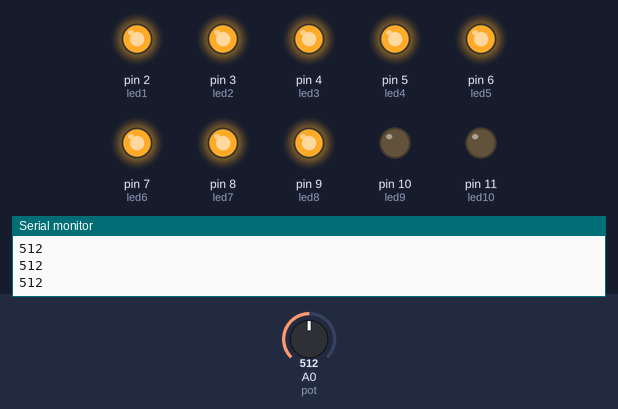
The sketch below on a simulated Arduino Uno, built with avr-gcc and run on an emulated ATmega328P. On the bench: output pins drawn as LEDs (lit = HIGH), the last lines printed to the serial monitor. The test bench sets the inputs (shaded band); at power-on: A0 (pot) = 512.

Above: at 1.2 s.
1.3 s: A0 (pot) set to 716
At 2.1 s:
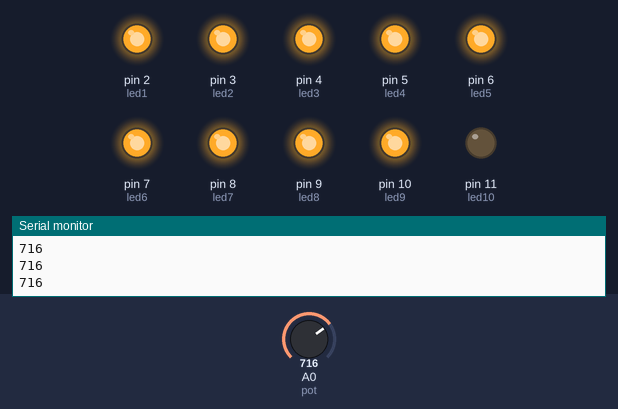
2.9 s: A0 (pot) set to 910
At 3.4 s:
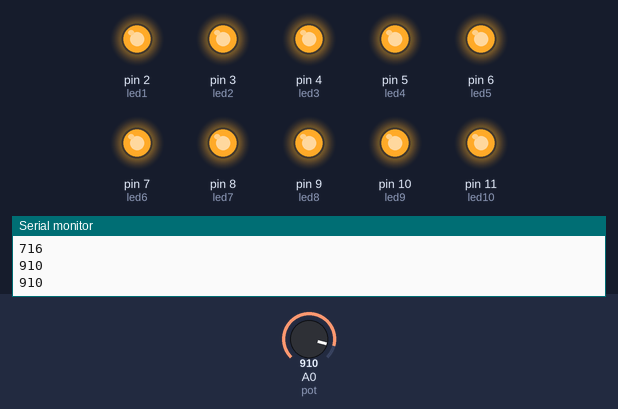
4.5 s: A0 (pot) set to 306
At 5.8 s:
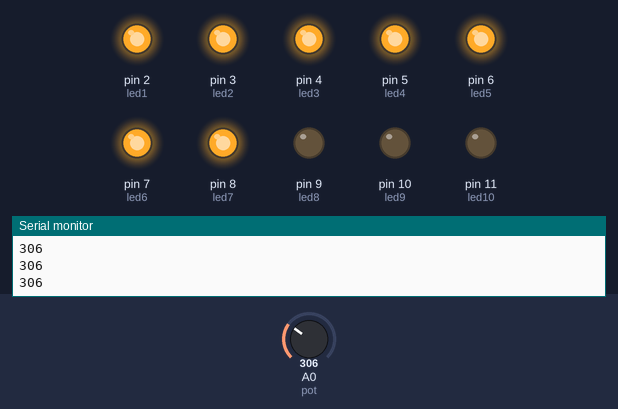
6.1 s: A0 (pot) set to 240
At 7.2 s:
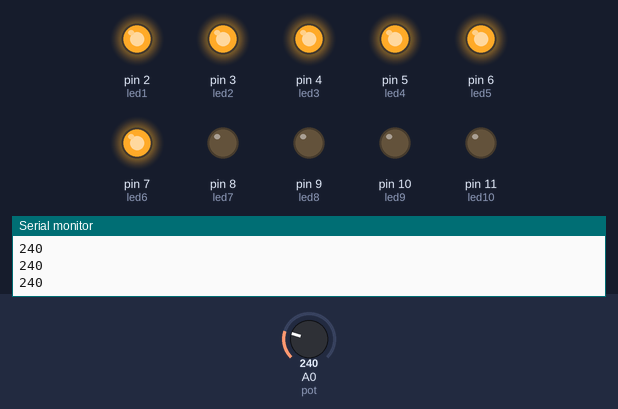
7.7 s: A0 (pot) set to 165
At 8.6 s:
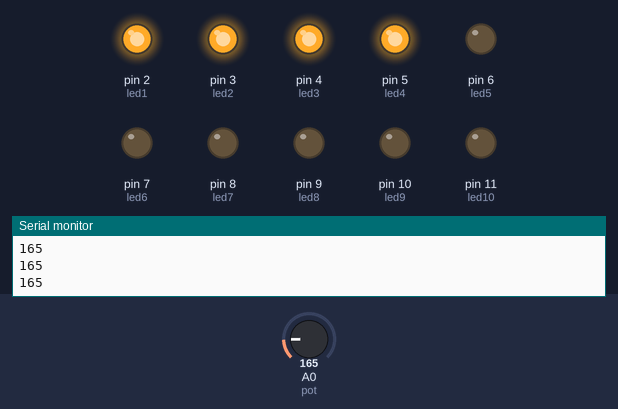
9.3 s: A0 (pot) set to 260
At 9.9 s:
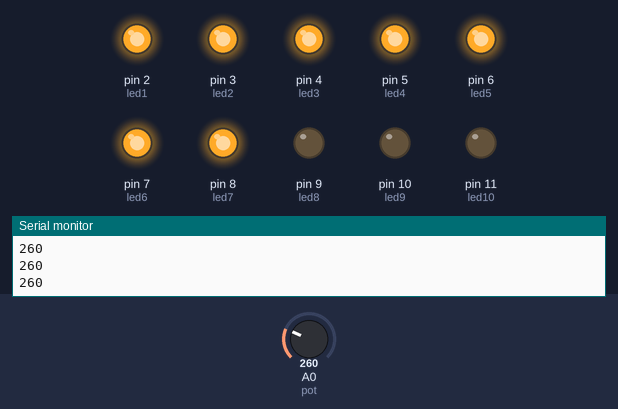
Timing chart, 0 to 11.9 s (numbered marks = the images above; inputs shaded):
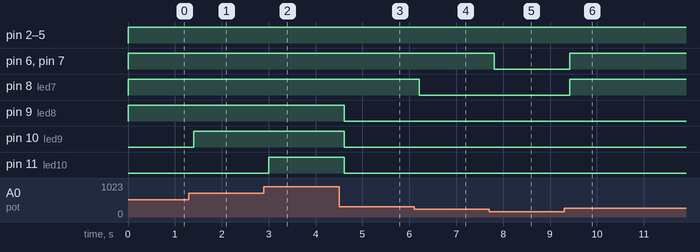

The sketch:

codigo.ino
```cpp
const int led1 = 2;
const int led2 = 3;
const int led3 = 4;
const int led4 = 5;
const int led5 = 6;
const int led6 = 7;
const int led7 = 8;
const int led8 = 9;
const int led9 = 10;
const int led10 = 11;

const int pot = 0;

int var = 0;

 void setup()
 {
  pinMode(led1, OUTPUT);
  pinMode(led2, OUTPUT);
  pinMode(led3, OUTPUT);
  pinMode(led4, OUTPUT);
  pinMode(led5, OUTPUT);
  pinMode(led6, OUTPUT);
  pinMode(led7, OUTPUT);
  pinMode(led8, OUTPUT);
  pinMode(led9, OUTPUT);
  pinMode(led10, OUTPUT);

  Serial.begin(9600);
 }

 void loop()
 {
  var = analogRead(pot);
  Serial.println(var);

  if(var > 15){
    digitalWrite(led1, HIGH);
  }else{
    digitalWrite(led1, LOW);
  }

   if(var > 50){
    digitalWrite(led2, HIGH);
  }else{
    digitalWrite(led2, LOW);
  }

   if(var > 80){
    digitalWrite(led3, HIGH);
  }else{
    digitalWrite(led3, LOW);
  }

   if(var > 125){
    digitalWrite(led4, HIGH);
  }else{
    digitalWrite(led4, LOW);
  }

   if(var > 175){
    digitalWrite(led5, HIGH);
  }else{
    digitalWrite(led5, LOW);
  }

   if(var > 200){
    digitalWrite(led6, HIGH);
  }else{
    digitalWrite(led6, LOW);
  }

   if(var > 250){
    digitalWrite(led7, HIGH);
  }else{
    digitalWrite(led7, LOW);
  }

   if(var > 400){
    digitalWrite(led8, HIGH);
  }else{
    digitalWrite(led8, LOW);
  }

  if(var > 600){
    digitalWrite(led9, HIGH);
  }else{
    digitalWrite(led9, LOW);
  }

  if(var > 900){
    digitalWrite(led10, HIGH);
  }else{
    digitalWrite(led10, LOW);
  }
  delay(200);
 }
```

Measured:
- after the input at 1.3 s, pin 10 (led9): LOW → HIGH after 0.10 s
- after the input at 2.9 s, pin 11 (led10): LOW → HIGH after 0.11 s
- after the input at 4.5 s, pin 9 (led8), pin 10 (led9), pin 11 (led10): HIGH → LOW after 0.11 s
- after the input at 6.1 s, pin 8 (led7): HIGH → LOW after 0.11 s
- after the input at 7.7 s, pin 6 (led5), pin 7 (led6): HIGH → LOW after 0.11 s
- after the input at 9.3 s, pin 6 (led5), pin 7 (led6), pin 8 (led7): LOW → HIGH after 0.12 s
